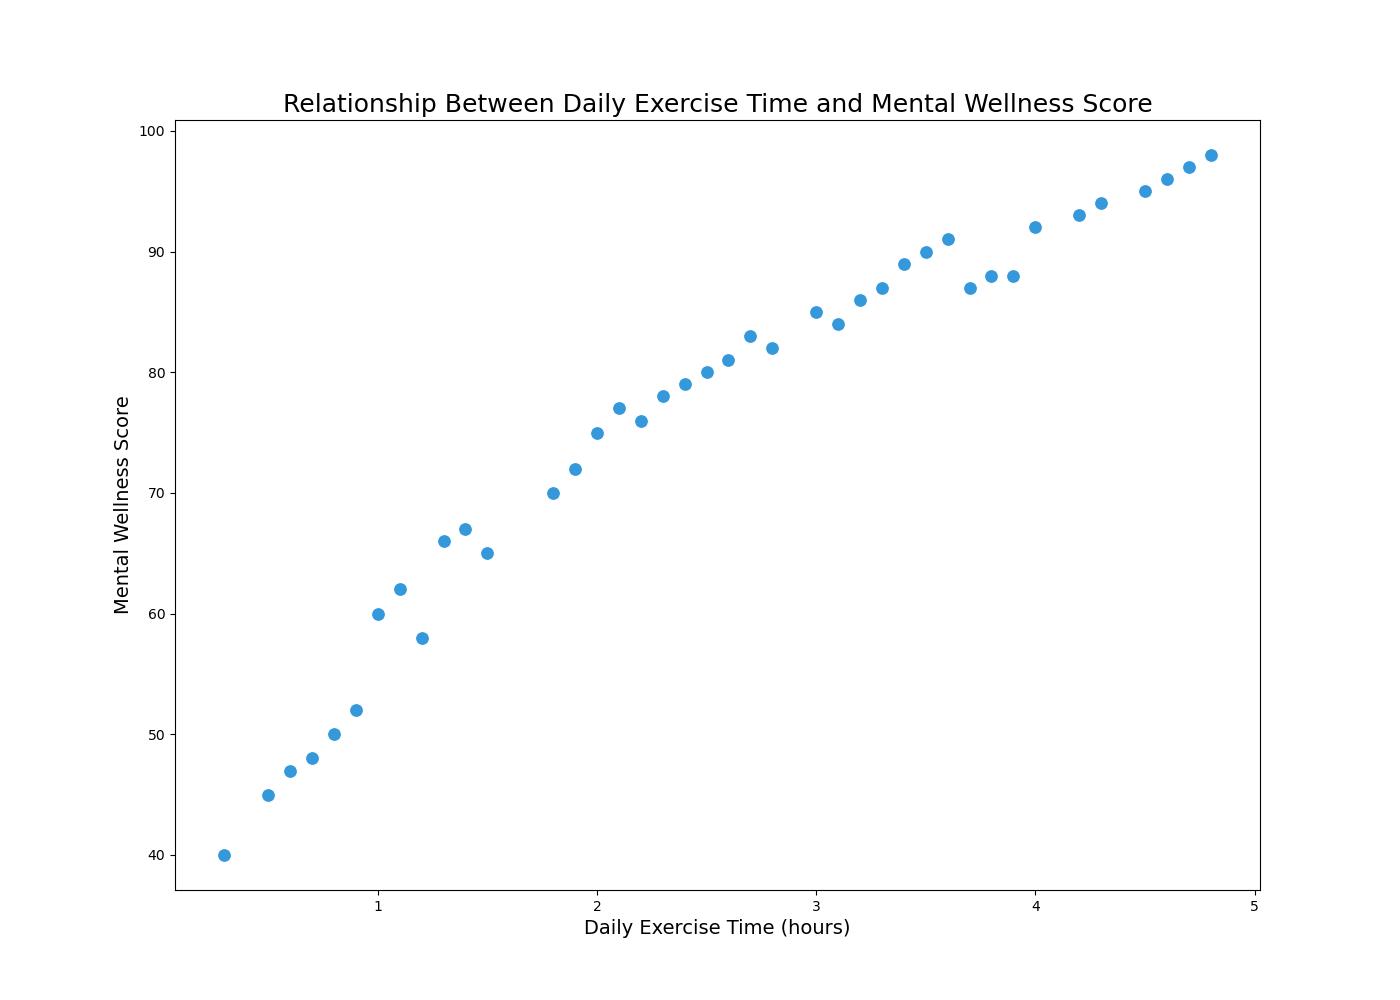

This chart was generated by the following Python code:

import seaborn as sns
import pandas as pd
import matplotlib.pyplot as plt

data = {
    'StudentID': [1, 2, 3, 4, 5, 6, 7, 8, 9, 10, 11, 12, 13, 14, 15, 16, 17, 18, 19, 20, 21, 22, 23, 24, 25, 26, 27, 28, 29, 30, 31, 32, 33, 34, 35, 36, 37, 38, 39, 40],
    'Daily Exercise Time': [1.5, 0.5, 2.0, 3.5, 4.0, 1.2, 2.5, 3.8, 0.8, 4.5, 2.8, 3.0, 3.3, 1.8, 0.3, 1.0, 3.2, 4.8, 2.3, 0.7, 2.7, 3.4, 4.2, 1.4, 2.1, 3.6, 4.7, 1.9, 0.6, 2.4, 3.1, 0.9, 4.3, 2.6, 1.3, 3.7, 4.6, 1.1, 2.2, 3.9],
    'Mental Wellness Score': [65, 45, 75, 90, 92, 58, 80, 88, 50, 95, 82, 85, 87, 70, 40, 60, 86, 98, 78, 48, 83, 89, 93, 67, 77, 91, 97, 72, 47, 79, 84, 52, 94, 81, 66, 87, 96, 62, 76, 88]
}

df = pd.DataFrame(data)

plt.figure(figsize=(14, 10))

scatter = sns.scatterplot(
    x='Daily Exercise Time',
    y='Mental Wellness Score',
    data=df,
    color='#3498db',
    s=100
)

scatter.set_title('Relationship Between Daily Exercise Time and Mental Wellness Score', fontsize=18)
scatter.set_xlabel('Daily Exercise Time (hours)', fontsize=14)
scatter.set_ylabel('Mental Wellness Score', fontsize=14)

plt.show()
